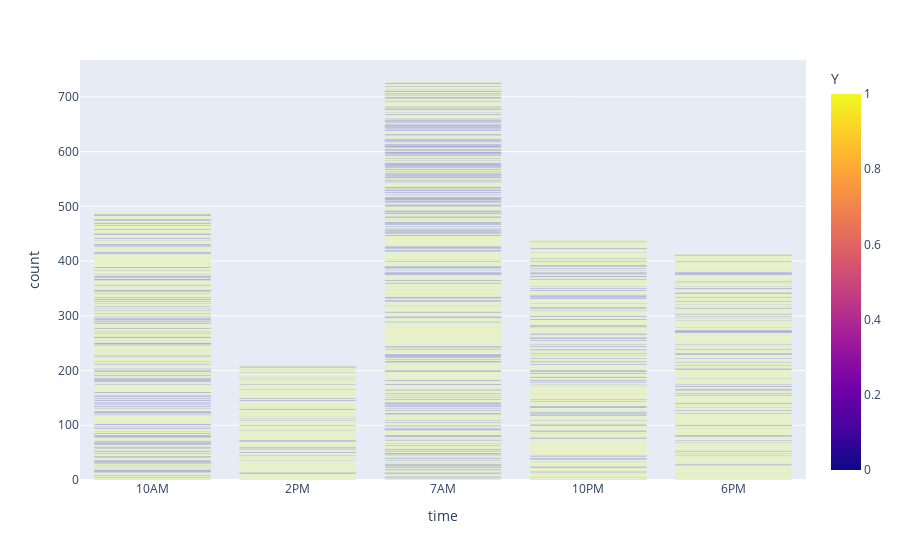

Source (notebook cell):
### Code cell
#px.histogram(data_frame=data_carryout, x='Y', color='time', title="Carryout & Takeaway coupon redemption across income ranges")
#px.scatter(data_frame=data_carryout, x='income', y='time', color='time', title="Carryout & Takeaway coupon redemption across income ranges")
px.bar(data_frame=data_carryout, x='time', color='Y', title="Spread of Coupons across Time")

## -- Take away :
# A good chunk of the coupons were issued for 7AM
# TODO - find the proportion of coupons accepted in each time slot

### Figure 1 — Plotly figure (JSON) as saved in the notebook; plotly's stock layout.template omitted (floating-point values rounded to 4 significant figures; data arrays with more than 128 entries replaced by an {"elided": "..."} marker saying what was removed)
{"data": [{"alignmentgroup": "True", "hovertemplate": "time=%{x}<br>count=%{y}<br>Y=%{marker.color}<extra></extra>", "legendgroup": "", "marker": {"color": {"elided": "2280 int values"}, "coloraxis": "coloraxis", "pattern": {"shape": ""}}, "name": "", "offsetgroup": "", "orientation": "v", "showlegend": false, "textposition": "auto", "type": "bar", "x": {"elided": "2280 str values"}, "xaxis": "x", "y": {"elided": "2280 int values"}, "yaxis": "y"}], "layout": {"barmode": "relative", "coloraxis": {"colorbar": {"title": {"text": "Y"}}, "colorscale": [[0, "#0d0887"], [0.1111, "#46039f"], [0.2222, "#7201a8"], [0.3333, "#9c179e"], [0.4444, "#bd3786"], [0.5556, "#d8576b"], [0.6667, "#ed7953"], [0.7778, "#fb9f3a"], [0.8889, "#fdca26"], [1, "#f0f921"]]}, "legend": {"tracegroupgap": 0}, "margin": {"t": 60}, "xaxis": {"anchor": "y", "domain": [0, 1], "title": {"text": "time"}}, "yaxis": {"anchor": "x", "domain": [0, 1], "title": {"text": "count"}}}}
